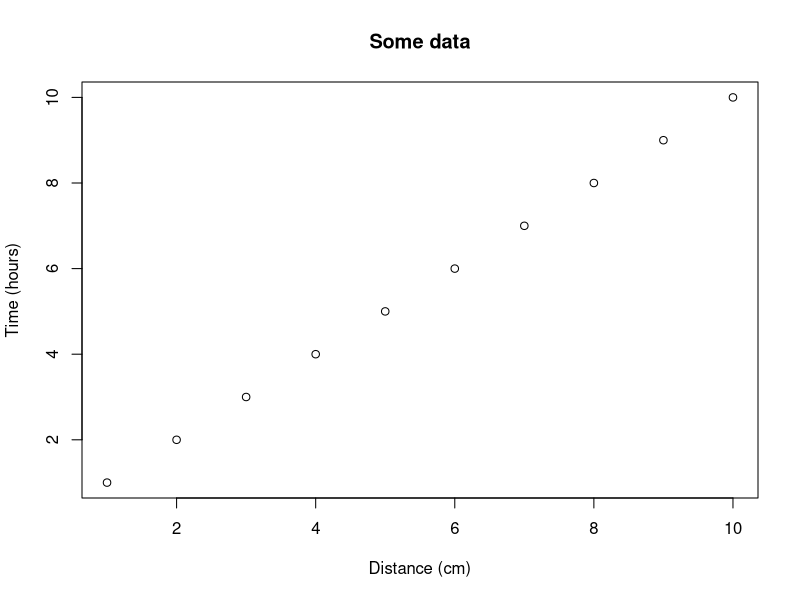
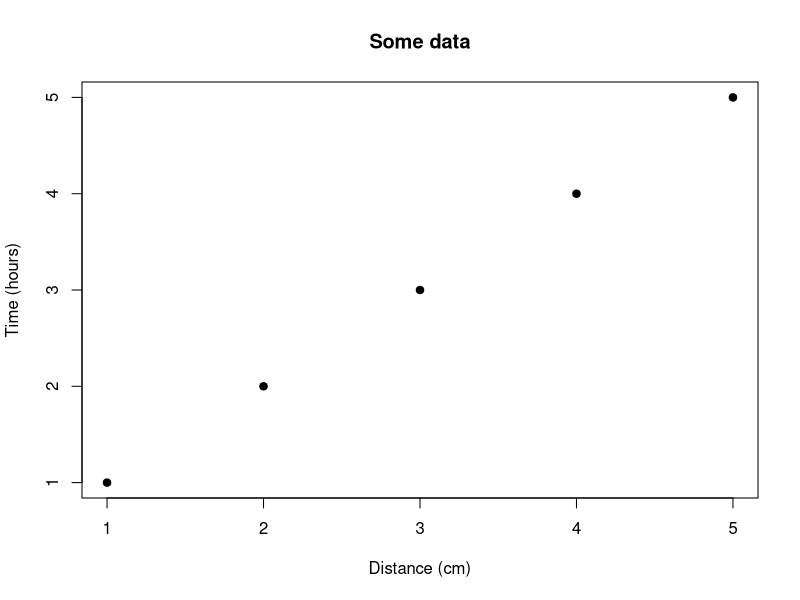

The R source for these figures, in order:
## ---- chunk 1
knitr::opts_chunk$set(echo = TRUE) # By default, show code; set to FALSE to hide it
knitr::opts_chunk$set(fig.pos = 'H') # Places figures on pages separate from text
knitr::opts_chunk$set(out.width = '100%', dpi=300) # Figure resolution and size
knitr::opts_chunk$set(fig.env = "figure") # Latex figure environment
## ---- chunk 2
plot(1:10, main = "Some data", xlab = "Distance (cm)", 
     ylab = "Time (hours)")
## ---- chunk 3
plot(1:5, pch = 19, main = "Some data", xlab = "Distance (cm)", 
     ylab = "Time (hours)")
## ---- chunk 4
df = data.frame(ID = 1:3, code = letters[1:3])

# Creates tables that follow OUP guidelines using xtable
library(xtable) 
print(xtable(df, caption = "This is the table caption", 
             label = "tab:tab1"), comment = FALSE)
## ---- chunk 5
df = data.frame(ID = 1:3, code = letters[1:3])

# kable can alse be used for creating tables
knitr::kable(df, caption = "This is the table caption", format = "latex",
             booktabs = TRUE, label = "tab2")
